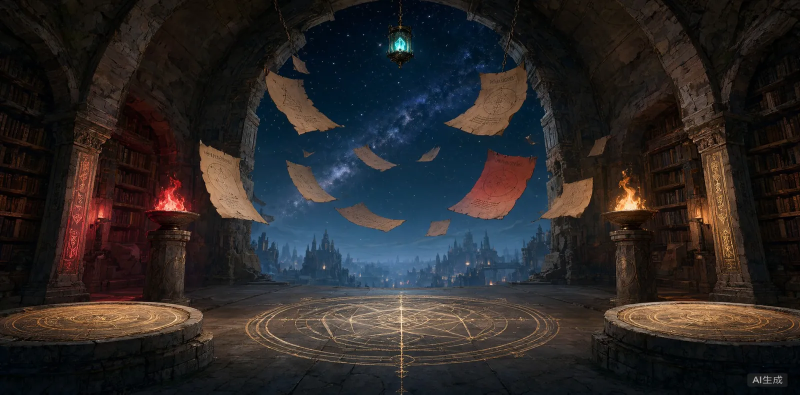
#> input picture assets/battle-arena.webp, 1600 x 789 px (shown at 1/2 size)
$ python white_stats.py ../assets/battle-arena.webp
#> lines starting #> are read from the running program, lines starting #| are printed output that depends on the picture; after the words box and inside, x2 and y2 are one past the last pixel; in counts of white or black regions, pixels touching at a corner belong together
"""列出封闭近白连通块的亮度均值/标准差，用于判定背景残留。"""
import sys
from collections import deque
import numpy as np
from PIL import Image


def run(path, mn_thr=240, sat_thr=12, alpha_thr=180, min_area=800):
#> called with path = '../assets/battle-arena.webp', mn_thr = 240, sat_thr = 12, alpha_thr = 180, min_area = 800
    a = np.array(Image.open(path).convert('RGBA')).astype(np.int16)
    rgb = a[..., :3]
    al = a[..., 3]
#> al: shape (789, 1600) int16; every value is 255
    mn = rgb.min(axis=2)
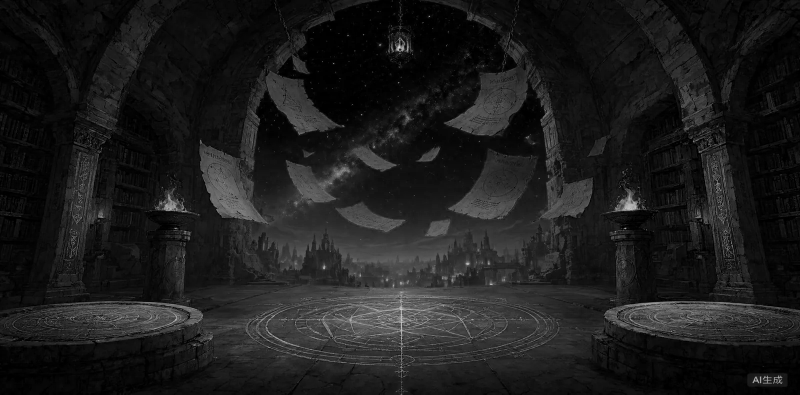
#> mn: shape (789, 1600) int16 (shown at 1/2 size); min 0, max 220, mean 28.6
    mx = rgb.max(axis=2)
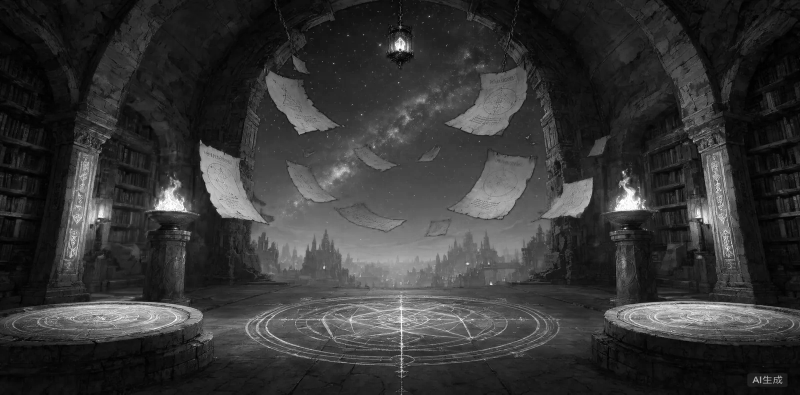
#> mx: shape (789, 1600) int16 (shown at 1/2 size); min 0, max 255, mean 54.1
    ok = (al > alpha_thr) & (mn > mn_thr) & ((mx - mn) < sat_thr)
#> ok: shape (789, 1600) bool; every value is 0
    h, w = ok.shape
#> h = 789; w = 1600
    seen = np.zeros_like(ok, dtype=bool)
    lum = rgb.mean(axis=2)
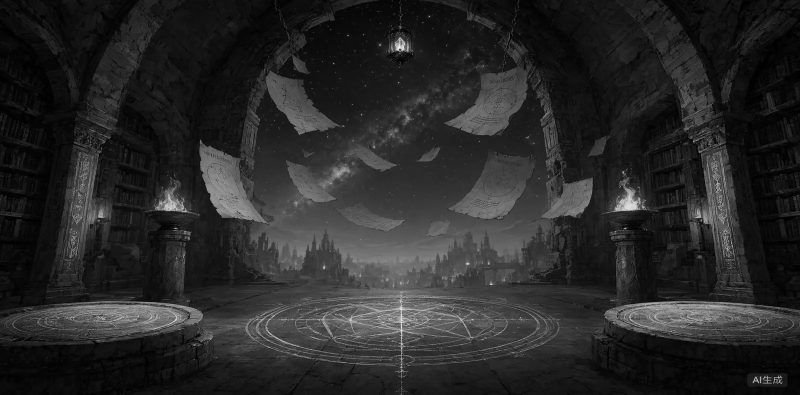
#> lum: shape (789, 1600) float64 (shown at 1/2 size); min 0, max 241.7, mean 40.8
    out = []
    ys, xs = np.nonzero(ok)
#> ys = empty array; xs = empty array
    for sy, sx in zip(ys.tolist(), xs.tolist()):
        if seen[sy, sx]:
            continue
        q = deque([(sy, sx)])
        seen[sy, sx] = True
        pts = []
        border = False
        while q:
            y, x = q.popleft()
            pts.append((y, x))
            if y == 0 or x == 0 or y == h - 1 or x == w - 1:
                border = True
            for ny, nx in ((y - 1, x), (y + 1, x), (y, x - 1), (y, x + 1)):
                if 0 <= ny < h and 0 <= nx < w and ok[ny, nx] and not seen[ny, nx]:
                    seen[ny, nx] = True
                    q.append((ny, nx))
        if border or len(pts) < min_area:
            continue
        yy = np.array([p[0] for p in pts])
        xx = np.array([p[1] for p in pts])
        vals = lum[yy, xx]
        out.append((len(pts), int(xx.min()), int(yy.min()), int(xx.max()), int(yy.max()),
                    float(vals.mean()), float(vals.std())))
#> this loop made 0 passes
#> after the loop, out = []
    out.sort(key=lambda t: -t[0])
    print('==', path, 'components', len(out))
#| == ../assets/battle-arena.webp components 0
    for area, x0, y0, x1, y1, mean, std in out[:10]:
        print('  area=%-7d box=(%d,%d)-(%d,%d) mean=%.1f std=%.2f' % (area, x0, y0, x1, y1, mean, std))


if __name__ == '__main__':
    for p in sys.argv[1:]:
        run(p)

$ run again, on assets/library.webp
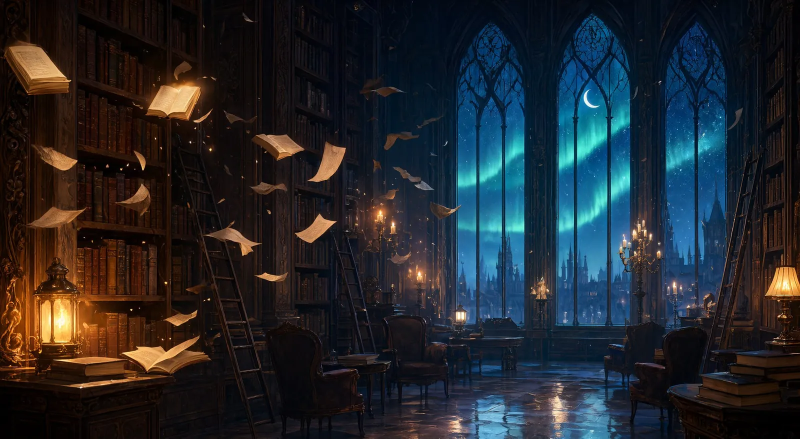
#> input picture assets/library.webp, 1600 x 877 px (shown at 1/2 size)
#> al: shape (877, 1600) int16; every value is 255
#> in run, `ok = (al > alpha_thr) & (mn > mn_thr) & ((mx - mn) < sat_thr)`:
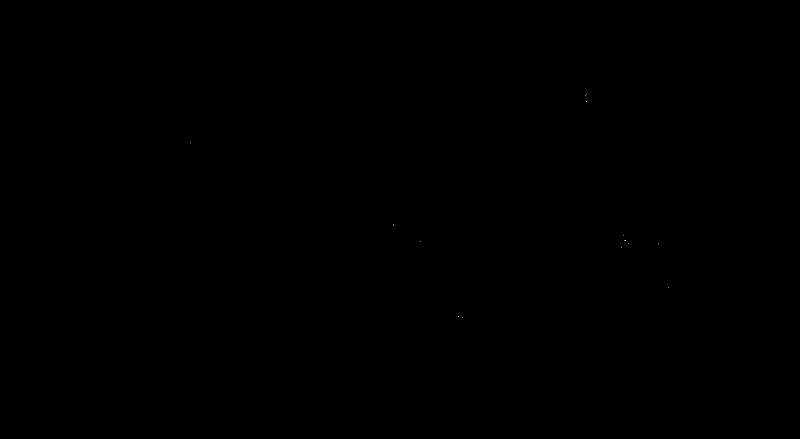
#> ok: shape (877, 1600) bool (shown at 1/2 size); 0% white in thin lines or dots, all inside (x1, y1, x2, y2) = (380, 188, 1338, 635)
#> in run, `lum = rgb.mean(axis=2)`:
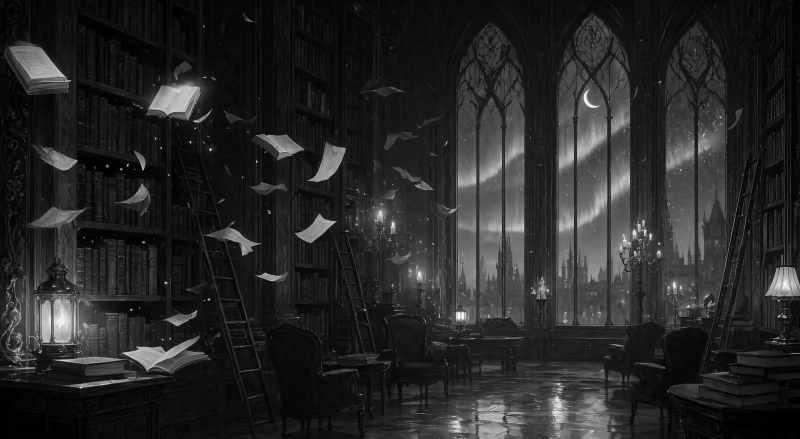
#> lum: shape (877, 1600) float64 (shown at 1/2 size); min 0, max 255, mean 39.5
#> ys = 20 values from 188 to 634; xs = 20 values, max 1337 at index 16, min 380 at index 4, mean 1082
#> the loop in run, `for sy, sx in zip(ys.tolist(), xs.tolist()):` made 20 passes
#> (sy, sx) on passes 1 to 8: (188, 1172), (191, 1171), (202, 1172), (203, 1172), (284, 380), (449, 786), (450, 786), (470, 1247)
#> after the loop in run, `for sy, sx in zip(ys.tolist(), xs.tolist()):`: out = []
#| == ../assets/library.webp components 0
